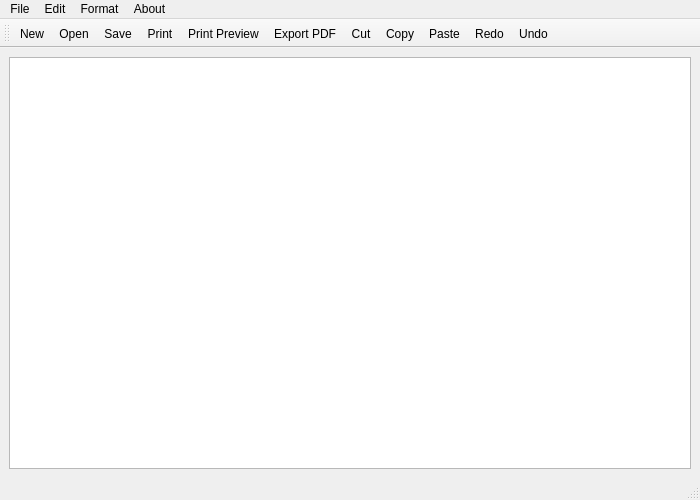
<?xml version="1.0" encoding="UTF-8"?>
<ui version="4.0">
 <class>MainWindow</class>
 <widget class="QMainWindow" name="MainWindow">
  <property name="geometry">
   <rect>
    <x>0</x>
    <y>0</y>
    <width>700</width>
    <height>500</height>
   </rect>
  </property>
  <property name="windowTitle">
   <string>Notepad</string>
  </property>
  <widget class="QWidget" name="centralwidget">
   <layout class="QHBoxLayout" name="horizontalLayout">
    <item>
     <widget class="QTextEdit" name="textEdit"/>
    </item>
   </layout>
  </widget>
  <widget class="QMenuBar" name="menubar">
   <property name="geometry">
    <rect>
     <x>0</x>
     <y>0</y>
     <width>700</width>
     <height>22</height>
    </rect>
   </property>
   <widget class="QMenu" name="menuFile">
    <property name="title">
     <string>File</string>
    </property>
    <addaction name="actionNew"/>
    <addaction name="actionOpen"/>
    <addaction name="actionSave"/>
    <addaction name="separator"/>
    <addaction name="actionPrint"/>
    <addaction name="actionPrint_Preview"/>
    <addaction name="actionExport_PDF"/>
    <addaction name="actionQuit"/>
   </widget>
   <widget class="QMenu" name="menuEdit">
    <property name="title">
     <string>Edit</string>
    </property>
    <addaction name="actionUndo"/>
    <addaction name="actionRedo"/>
    <addaction name="separator"/>
    <addaction name="actionCut"/>
    <addaction name="actionCopy"/>
    <addaction name="actionPaste"/>
   </widget>
   <widget class="QMenu" name="menuFormat">
    <property name="title">
     <string>Format</string>
    </property>
    <addaction name="actionBold"/>
    <addaction name="actionItalic"/>
    <addaction name="actionUnderline"/>
    <addaction name="separator"/>
    <addaction name="actionLeft"/>
    <addaction name="actionRight"/>
    <addaction name="actionCenter"/>
    <addaction name="actionJustify"/>
    <addaction name="separator"/>
    <addaction name="actionFont"/>
    <addaction name="actionColor"/>
   </widget>
   <widget class="QMenu" name="menuAbout">
    <property name="title">
     <string>About</string>
    </property>
    <addaction name="actionAbout_App"/>
   </widget>
   <addaction name="menuFile"/>
   <addaction name="menuEdit"/>
   <addaction name="menuFormat"/>
   <addaction name="menuAbout"/>
  </widget>
  <widget class="QStatusBar" name="statusbar"/>
  <widget class="QToolBar" name="toolBar">
   <property name="windowTitle">
    <string>toolBar</string>
   </property>
   <attribute name="toolBarArea">
    <enum>TopToolBarArea</enum>
   </attribute>
   <attribute name="toolBarBreak">
    <bool>false</bool>
   </attribute>
   <addaction name="actionNew"/>
   <addaction name="actionOpen"/>
   <addaction name="actionSave"/>
   <addaction name="actionPrint"/>
   <addaction name="actionPrint_Preview"/>
   <addaction name="actionExport_PDF"/>
   <addaction name="actionCut"/>
   <addaction name="actionCopy"/>
   <addaction name="actionPaste"/>
   <addaction name="actionRedo"/>
   <addaction name="actionUndo"/>
  </widget>
  <action name="actionNew">
   <property name="icon">
    <iconset resource="../../../Downloads/PartThree/PartThree/images/images.qrc">
     <normaloff>:/images/new.png</normaloff>:/images/new.png</iconset>
   </property>
   <property name="text">
    <string>New</string>
   </property>
   <property name="shortcut">
    <string>Ctrl+N</string>
   </property>
  </action>
  <action name="actionOpen">
   <property name="icon">
    <iconset resource="../../../Downloads/PartThree/PartThree/images/images.qrc">
     <normaloff>:/images/open.png</normaloff>:/images/open.png</iconset>
   </property>
   <property name="text">
    <string>Open</string>
   </property>
   <property name="shortcut">
    <string>Ctrl+O</string>
   </property>
  </action>
  <action name="actionSave">
   <property name="icon">
    <iconset resource="../../../Downloads/PartThree/PartThree/images/images.qrc">
     <normaloff>:/images/save.png</normaloff>:/images/save.png</iconset>
   </property>
   <property name="text">
    <string>Save</string>
   </property>
   <property name="shortcut">
    <string>Ctrl+S</string>
   </property>
  </action>
  <action name="actionPrint">
   <property name="icon">
    <iconset resource="../../../Downloads/PartThree/PartThree/images/images.qrc">
     <normaloff>:/images/print.png</normaloff>:/images/print.png</iconset>
   </property>
   <property name="text">
    <string>Print</string>
   </property>
   <property name="shortcut">
    <string>Ctrl+P</string>
   </property>
  </action>
  <action name="actionPrint_Preview">
   <property name="icon">
    <iconset resource="../../../Downloads/PartThree/PartThree/images/images.qrc">
     <normaloff>:/images/printprev.png</normaloff>:/images/printprev.png</iconset>
   </property>
   <property name="text">
    <string>Print Preview</string>
   </property>
   <property name="shortcut">
    <string>Ctrl+Shift+P</string>
   </property>
  </action>
  <action name="actionExport_PDF">
   <property name="icon">
    <iconset resource="../../../Downloads/PartThree/PartThree/images/images.qrc">
     <normaloff>:/images/pdf.png</normaloff>:/images/pdf.png</iconset>
   </property>
   <property name="text">
    <string>Export PDF</string>
   </property>
   <property name="shortcut">
    <string>Ctrl+E</string>
   </property>
  </action>
  <action name="actionQuit">
   <property name="icon">
    <iconset resource="../../../Downloads/PartThree/PartThree/images/images.qrc">
     <normaloff>:/images/exit.png</normaloff>:/images/exit.png</iconset>
   </property>
   <property name="text">
    <string>Quit</string>
   </property>
   <property name="shortcut">
    <string>Ctrl+Q</string>
   </property>
  </action>
  <action name="actionUndo">
   <property name="icon">
    <iconset resource="../../../Downloads/PartThree/PartThree/images/images.qrc">
     <normaloff>:/images/undo.png</normaloff>:/images/undo.png</iconset>
   </property>
   <property name="text">
    <string>Undo</string>
   </property>
   <property name="shortcut">
    <string>Ctrl+Z</string>
   </property>
  </action>
  <action name="actionRedo">
   <property name="icon">
    <iconset resource="../../../Downloads/PartThree/PartThree/images/images.qrc">
     <normaloff>:/images/redo.png</normaloff>:/images/redo.png</iconset>
   </property>
   <property name="text">
    <string>Redo</string>
   </property>
   <property name="shortcut">
    <string>Ctrl+Y</string>
   </property>
  </action>
  <action name="actionCut">
   <property name="icon">
    <iconset resource="../../../Downloads/PartThree/PartThree/images/images.qrc">
     <normaloff>:/images/cut.png</normaloff>:/images/cut.png</iconset>
   </property>
   <property name="text">
    <string>Cut</string>
   </property>
   <property name="shortcut">
    <string>Ctrl+X</string>
   </property>
  </action>
  <action name="actionCopy">
   <property name="icon">
    <iconset resource="../../../Downloads/PartThree/PartThree/images/images.qrc">
     <normaloff>:/images/copy.png</normaloff>:/images/copy.png</iconset>
   </property>
   <property name="text">
    <string>Copy</string>
   </property>
   <property name="shortcut">
    <string>Ctrl+C</string>
   </property>
  </action>
  <action name="actionPaste">
   <property name="icon">
    <iconset resource="../../../Downloads/PartThree/PartThree/images/images.qrc">
     <normaloff>:/images/paste.png</normaloff>:/images/paste.png</iconset>
   </property>
   <property name="text">
    <string>Paste</string>
   </property>
   <property name="shortcut">
    <string>Ctrl+V</string>
   </property>
  </action>
  <action name="actionBold">
   <property name="icon">
    <iconset resource="../../../Downloads/PartThree/PartThree/images/images.qrc">
     <normaloff>:/images/bold.png</normaloff>:/images/bold.png</iconset>
   </property>
   <property name="text">
    <string>Bold</string>
   </property>
   <property name="shortcut">
    <string>Ctrl+B</string>
   </property>
  </action>
  <action name="actionItalic">
   <property name="icon">
    <iconset resource="../../../Downloads/PartThree/PartThree/images/images.qrc">
     <normaloff>:/images/italic.png</normaloff>:/images/italic.png</iconset>
   </property>
   <property name="text">
    <string>Italic</string>
   </property>
   <property name="shortcut">
    <string>Ctrl+I</string>
   </property>
  </action>
  <action name="actionUnderline">
   <property name="icon">
    <iconset resource="../../../Downloads/PartThree/PartThree/images/images.qrc">
     <normaloff>:/images/underline.png</normaloff>:/images/underline.png</iconset>
   </property>
   <property name="text">
    <string>Underline</string>
   </property>
   <property name="shortcut">
    <string>Ctrl+E</string>
   </property>
  </action>
  <action name="actionLeft">
   <property name="icon">
    <iconset resource="../../../Downloads/PartThree/PartThree/images/images.qrc">
     <normaloff>:/images/left.png</normaloff>:/images/left.png</iconset>
   </property>
   <property name="text">
    <string>Left</string>
   </property>
   <property name="shortcut">
    <string>Ctrl+L</string>
   </property>
  </action>
  <action name="actionRight">
   <property name="icon">
    <iconset resource="../../../Downloads/PartThree/PartThree/images/images.qrc">
     <normaloff>:/images/right.png</normaloff>:/images/right.png</iconset>
   </property>
   <property name="text">
    <string>Right</string>
   </property>
   <property name="shortcut">
    <string>Ctrl+R</string>
   </property>
  </action>
  <action name="actionCenter">
   <property name="icon">
    <iconset resource="../../../Downloads/PartThree/PartThree/images/images.qrc">
     <normaloff>:/images/center.png</normaloff>:/images/center.png</iconset>
   </property>
   <property name="text">
    <string>Center</string>
   </property>
   <property name="shortcut">
    <string>Ctrl+K</string>
   </property>
  </action>
  <action name="actionJustify">
   <property name="icon">
    <iconset resource="../../../Downloads/PartThree/PartThree/images/images.qrc">
     <normaloff>:/images/justify.png</normaloff>:/images/justify.png</iconset>
   </property>
   <property name="text">
    <string>Justify</string>
   </property>
   <property name="shortcut">
    <string>Ctrl+J</string>
   </property>
  </action>
  <action name="actionFont">
   <property name="icon">
    <iconset resource="../../../Downloads/PartThree/PartThree/images/images.qrc">
     <normaloff>:/images/font.png</normaloff>:/images/font.png</iconset>
   </property>
   <property name="text">
    <string>Font</string>
   </property>
  </action>
  <action name="actionColor">
   <property name="icon">
    <iconset resource="../../../Downloads/PartThree/PartThree/images/images.qrc">
     <normaloff>:/images/color.png</normaloff>:/images/color.png</iconset>
   </property>
   <property name="text">
    <string>Color</string>
   </property>
  </action>
  <action name="actionAbout_App">
   <property name="icon">
    <iconset resource="../../../Downloads/PartThree/PartThree/images/images.qrc">
     <normaloff>:/images/about.png</normaloff>:/images/about.png</iconset>
   </property>
   <property name="text">
    <string>About App</string>
   </property>
  </action>
 </widget>
 <resources>
  <include location="../../../Downloads/PartThree/PartThree/images/images.qrc"/>
 </resources>
 <connections/>
</ui>
